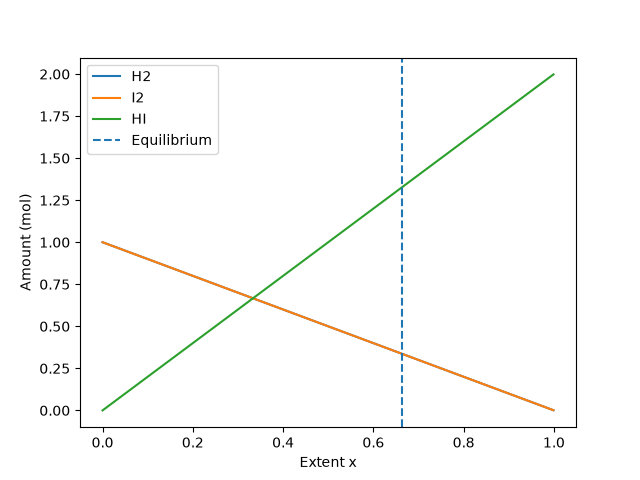

Recreate this plot in Python.
"""
PW2 Lab B Part 4 -- chemical equilibrium via the equilibrium constant K.

Reaction  H2 + I2 <=> 2 HI, starting from 1 mol H2 and 1 mol I2.
As the reaction proceeds by an extent x:  H2 = 1-x,  I2 = 1-x,  HI = 2x.
At equilibrium the composition satisfies the equilibrium constant
        K = [HI]^2 / ([H2][I2]) = (2x)^2 / ((1-x)(1-x)).
Given K, find the extent x. Solve it TWO ways and compare.
Run:  python equilibrium.py
"""
import numpy as np
import matplotlib.pyplot as plt
from scipy.optimize import newton, minimize

K = 15.6
a = b = 1.0

# TODO 1: write k_imbalance(x) = (2x)^2/((a-x)(b-x)) - K.
#         It equals zero exactly at equilibrium.
def k_imbalance(x):
        return (2*x)**2/((a-x)*(b-x))-K

# TODO 2 (method 1): use scipy.optimize.newton to find the root of k_imbalance
#         (start x0=0.5). This is root-finding.
x0=0.5 
x_new=newton(k_imbalance,x0)
print("Newton is ",x_new)
# TODO 3 (method 2): use scipy.optimize.minimize to minimise k_imbalance(x)**2
#         (method "SLSQP", bounds [(0, 0.999)], x0=[0.5]). Print both answers
#         and confirm they agree.
result = minimize(lambda x: k_imbalance(x[0])**2,x0=[0.5],method="SLSQP",bounds=[(0, 0.999)])
x_slsqp = result.x[0]

print("SLSQP:", x_slsqp)
# TODO 4: report the equilibrium amounts (H2, I2, HI), and plot how the three
#         amounts change with the extent x, marking the equilibrium. Save
#         equilibrium.png.
H2_eq = a-x_new
I2_eq = b-x_new
HI_eq = 2*x_new

x_values = np.linspace(0, 0.999, 100)
H2 = a-x_values
I2 = b-x_values
HI = 2*x_values

plt.plot(x_values, H2, label="H2")
plt.plot(x_values, I2, label="I2")
plt.plot(x_values, HI, label="HI")

plt.axvline(x_new, linestyle="--", label="Equilibrium")

plt.xlabel("Extent x")
plt.ylabel("Amount (mol)")
plt.savefig("equilibrium.png")
plt.show()
